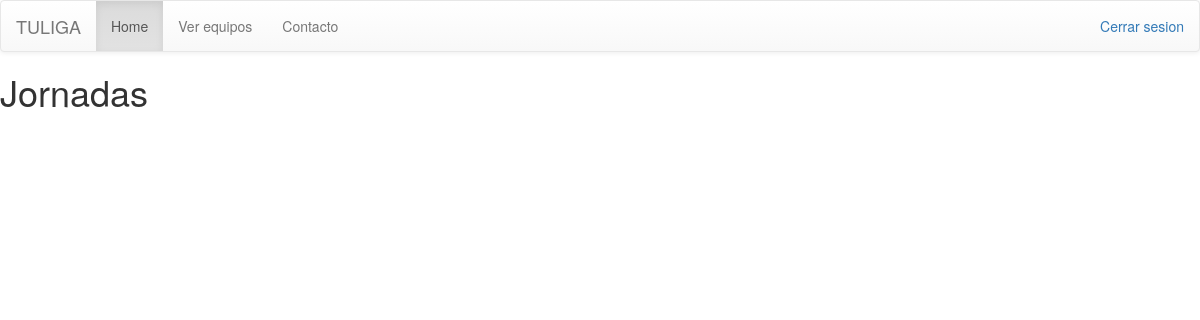
Page /ver_jornadas (signed in) on the earlier database version.
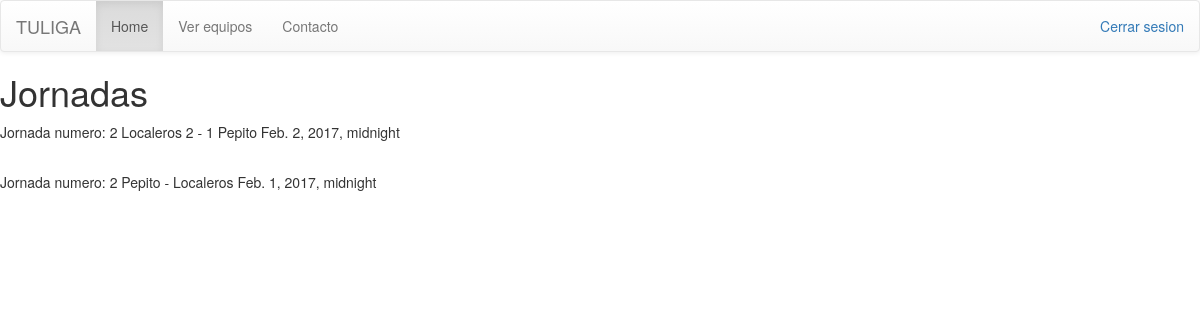
Same page on the later database version.
### equipo_jornada/models.py (models this page shows, shortened)
class Jornada(models.Model):
    equipo1 = models.ForeignKey(
        'jugador_equipo.Equipo', related_name='primer_equipo+', null=True)
    equipo2 = models.ForeignKey(
        'jugador_equipo.Equipo', related_name='segundo_equipo+', null=True)
    numero = models.IntegerField(null=True)
    fecha = models.DateTimeField(null=True)
    ida = 'ida'
    vuelta = 'vuelta'
    ida_vuelta_choice = (
        (ida, 'ida'),
        (vuelta, 'vuelta'),
    )
    ida_vuelta = models.CharField(
        max_length=10, choices=ida_vuelta_choice, default="ida")
    Liga = models.ForeignKey(Liga, null=True)
    goles_primer_equipo= models.IntegerField(null=True)
    goles_segundo_equipo = models.IntegerField(null =True)
    class Meta:
        ordering = ['numero']

### jugador_equipo/models.py (models this page shows, shortened)
class Equipo(models.Model):
    nombre = models.CharField(unique=True, max_length=20)
    ciudad = models.CharField(max_length=30)
    anio_creacion = models.IntegerField(default=0)
    descripcion = models.CharField(max_length=400, null=True)
    nombre_del_entrenador = models.CharField(max_length=20)
    puntos = models.IntegerField(default=0)
    administrador = models.OneToOneField(User)
    Liga = models.ForeignKey(Liga, null=True, blank=True)
    contrasena = models.CharField(max_length=20, null=False, default="")
    class Meta:
        ordering = ['nombre']

### jugador_equipo/views.py (the view)
# urls.py: url(r'^ver_jornadas$',views.ver_jornadas)
def ver_jornadas(request):
    perfil = Perfiles.objects.get(usuario=request.user)
    if perfil.equipo:
        equipo = perfil.equipo
        liga = equipo.Liga
        if Jornada.objects.filter(Liga=liga).exists():
            context['jornadas_liga'] = Jornada.objects.filter(Liga=liga)
            context['hay_jornadas'] = True
            return render(request, 'ver_jornadas.html',{'context':context})
        else:
            context['hay_jornadas'] = False
            return render(request, 'ver_jornadas.html',{'context':context})
    else:
        context['hay_jornadas'] = False
        return render(request, 'ver_jornadas.html',{'context':context})

### jugador_equipo/templates/ver_jornadas.html (shortened to what this page needs)
{% extends 'base.html' %} {%block content%}
<h1>Jornadas</h1>
{%if context.hay_jornadas%} {%for jornada in context.jornadas_liga%}
<p>
      {%if jornada.goles_primer_equipo%}
      Jornada numero:   {{jornada.numero}} {{jornada.equipo1.nombre}} {{jornada.goles_primer_equipo}} - {{jornada.goles_segundo_equipo}} {{jornada.equipo2.nombre}} {{jornada.fecha}}
      {%else%}
      Jornada numero: {{jornada.numero}} {{jornada.equipo1.nombre}} - {{jornada.equipo2.nombre}} {{jornada.fecha}}
      {%endif%}
</p>
<br> {%endfor%} {%endif%} {%endblock%}

### equipo_jornada/templates/base.html (shortened to what this page needs)
<!DOCTYPE html>
<html lang="en">
  <head>
<link rel="stylesheet" href="https://maxcdn.bootstrapcdn.com/bootstrap/3.3.5/css/bootstrap.min.css">
<link rel="stylesheet" href="https://maxcdn.bootstrapcdn.com/bootstrap/3.3.5/css/bootstrap-theme.min.css">
  </head>
  <body>
    <nav class="navbar navbar-default">
      <div class="container-fluid">
        <div class="navbar-header">
          <a class="navbar-brand" href="/">TULIGA</a>
        </div>
        <div id="navbar" class="navbar-collapse collapse">
             {% if user.is_authenticated %}
              <p class = "navbar-text navbar-right"><a href="/cerrar">Cerrar sesion</a></p>
             <ul class="nav navbar-nav">
             <li class="active"><a href="/">Home</a></li>
             <li><a href="/ver_equipos">Ver equipos</a></li>
             <li><a href="#">Contacto</a></li>
             </ul>
             {% else %}
             <div class="navbar-right">
                   <button type="button" class="btn btn-primary" href="/inicio_sesion" name="button"><a href="/inicio_sesion">Iniciar Sesion</a></button>
             </div>
                {% endif %}
              </div>
             </div>
             </nav>
    {% block content%} {%endblock%}
  </body>
</html>

### equipo_jornada/templates/base.html (style rules this page uses)
body { padding-bottom: 20px; }
.navbar { margin-bottom: 20px; }

Differences in the rows shown:
added Jornada: numero "2", equipo1.nombre "Localeros", goles_primer_equipo "2", goles_segundo_equipo "1", equipo2.nombre "Pepito", fecha "Feb. 2, 2017, midnight"
added Jornada: numero "2", equipo1.nombre "Pepito", equipo2.nombre "Localeros", fecha "Feb. 1, 2017, midnight"
